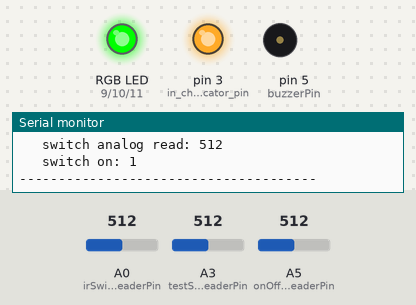
Bench run of a sketch on a simulated Arduino Uno, built with avr-gcc and run on an emulated ATmega328P. Shown: an RGB LED mixed from three pins (HIGH = lit), output pins drawn as LEDs (lit = HIGH), buzzer (waves = sounding), the last lines printed to the serial monitor. Inputs (shaded band) come from the test bench; at power-on: A3 (testSwitchReaderPin) = 512, A0 (irSwitchReaderPin) = 512, A5 (onOffSwitchReaderPin) = 512. Dim RGB values are drawn brighter than linear.

Above: at 1.2 s.
1.3 s: A3 (testSwitchReaderPin) set to 481
At 4.1 s:
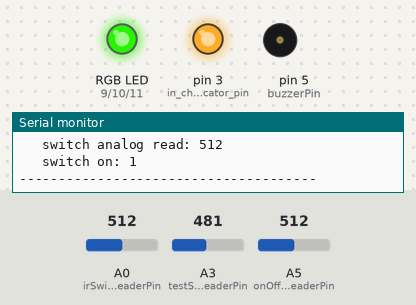
4.4 s: A0 (irSwitchReaderPin) set to 111
7.5 s: A0 (irSwitchReaderPin) set to 90
At 10.5 s:
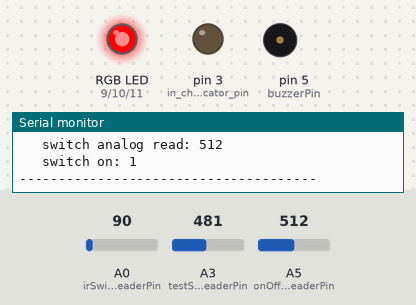
10.6 s: A5 (onOffSwitchReaderPin) set to 490
At 11.9 s:
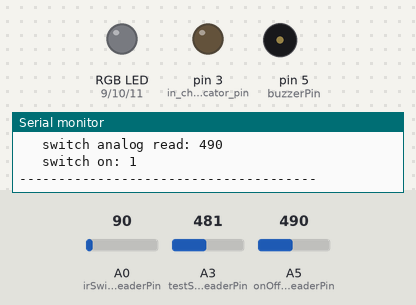
12.8 s: A5 (onOffSwitchReaderPin) set to 518
At 14.4 s:
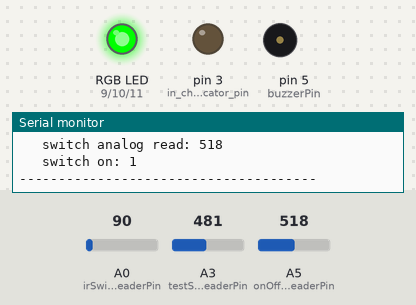
15.4 s: A0 (irSwitchReaderPin) set to 110
At 19.9 s:
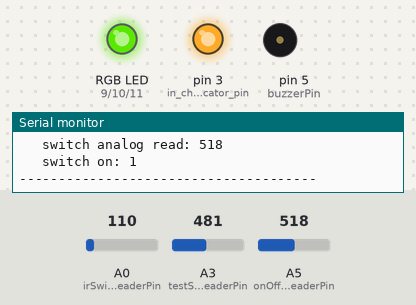
Timing chart, 0 to 26.3 s (numbered marks = the images above; inputs shaded):
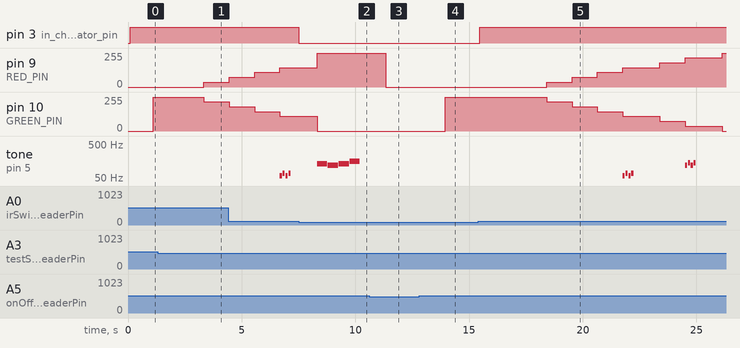

Measured:
- the behaviour switches between 101 and 100 on A0 (irSwitchReaderPin) (found by bisection; images 1 and 2)
- the behaviour switches between 500 and 501 on A5 (onOffSwitchReaderPin) (found by bisection; images 3 and 4)
- after the input at 1.3 s, pin 9 (RED_PIN): 0/255 → 36/255 after 2.0 s; pin 10 (GREEN_PIN): 255/255 → 219/255 after 2.0 s
- after the input at 7.5 s, pin 3 (in_chair_indicator_pin): HIGH → LOW at once
- after the input at 10.6 s, pin 11 (BLUE_PIN): stays LOW (without the input it goes to HIGH after 0.75 s)
- after the input at 12.8 s, pin 10 (GREEN_PIN): 0/255 → 255/255 after 1.2 s
- after the input at 15.4 s, pin 3 (in_chair_indicator_pin): LOW → HIGH after 0.07 s; pin 9 (RED_PIN): moves from 0/255 to 255/255 over 7.7 s, starting after 3.0 s
- by itself, tone on pin 5 (buzzerPin): plays 131 Hz for 0.45 s, 117 Hz for 0.45 s, 131 Hz for 0.45 s, 156 Hz for 0.45 s

The sketch:

chair_game.ino
```cpp
const int irSwitchReaderPin = 0,
          onOffSwitchReaderPin = 5,
          testSwitchReaderPin = 3,
          in_chair_indicator_pin = 3,
          RED_PIN = 9,
          GREEN_PIN = 10,
          BLUE_PIN = 11,
          buzzerPin = 5;

//https://github.com/hparra/ruby-serialport/
// CONSTANTS FOR TESTING
const int work_test_length = 4,
          limbo_test_length = 6,
          break_test_length = 4,
          long_break_test_length = 8,
          long_break_test_every_x_breaks = 3;

// CONSTANTS FOR REAL LIFE
const int irl_work_length = 24*60,
          irl_limbo_length = 3*60,
          irl_break_length = 5*60,
          irl_long_break_length = 30*60,
          irl_long_break_every_x_breaks = 4;

// ACTUAL VALUES
int work_length = irl_work_length,
    limbo_length = irl_limbo_length,
    break_length = irl_break_length,
    long_break_length = irl_long_break_length,
    long_break_every_x_breaks = irl_long_break_every_x_breaks;

enum modes_t {WORK_MODE, LIMBO_MODE, BREAK_MODE, LONG_BREAK_MODE};
modes_t mode = WORK_MODE;


int irSwitchReading,
    testSwitchReading,
    high = 0,
    low = 1023,
    work_time_elapsed = 0,
    limbo_time_elapsed = 0,
    break_time_elapsed = 0,
    work_time_completed_since_last_long_break = 0;

boolean in_chair,
        on_off_switch_is_on,
        test_switch_mode,
        test_mode = false,
        in_chair_at_last_check = false,
        one_third_limbo_buzzer_played = false,
        two_thirds_limbo_buzzer_played = false;


void setup()
{
  pinMode(in_chair_indicator_pin, OUTPUT);
  pinMode(RED_PIN, OUTPUT);
  pinMode(GREEN_PIN, OUTPUT);
  pinMode(BLUE_PIN, OUTPUT);
  pinMode(buzzerPin, OUTPUT);
  restBuzzer(buzzerPin);

  Serial.begin(9600);
}

void loop()
{
  on_off_switch_check();

  if(on_off_switch_is_on){
    active_loop();
  }else{
    inactive_loop();
  }
}

    void on_off_switch_check(){
      on_off_switch_is_on = analogRead(onOffSwitchReaderPin) > 500;
    }

    void inactive_loop(){
      turn_off_lights();
      reset_all_timers_and_values();
      delay(100);
    }

        void reset_all_timers_and_values(){
          one_third_limbo_buzzer_played = false;
          two_thirds_limbo_buzzer_played = false;
          work_time_elapsed = 0;
          limbo_time_elapsed = 0;
          break_time_elapsed = 0;
          work_time_completed_since_last_long_break = 0;
          mode = WORK_MODE;
        }

        void turn_off_lights(){
          analogWrite(in_chair_indicator_pin, high);
          analogWrite(RED_PIN, high);
          analogWrite(GREEN_PIN, high);
          analogWrite(BLUE_PIN, high);
        }

    void active_loop(){
      test_switch_check();
      monitor_chair_for_one_second();
      print_status();

      execute_ticklist();

      advance_appropriate_timer();
    }

        void test_switch_check(){

          if(test_mode != test_switch_mode){
            test_mode = test_switch_mode;
            set_timing_variables();
            reset_all_timers_and_values();
          }
        }

        void set_timing_variables(){
          if(test_mode){
            work_length = work_test_length;
            limbo_length = limbo_test_length;
            break_length = break_test_length;
            long_break_length = long_break_test_length;
            long_break_every_x_breaks = long_break_test_every_x_breaks;

          }else{
            work_length = irl_work_length;
            limbo_length = irl_limbo_length;
            break_length = irl_break_length;
            long_break_length = irl_long_break_length;
            long_break_every_x_breaks = irl_long_break_every_x_breaks;
          }
        }

        void monitor_chair_for_one_second()
        {
          for (int i = 0; i < 10; i++)
          {
            delay(100);
            irSwitchReading = analogRead(irSwitchReaderPin);
            in_chair = irSwitchReading > 100;
            set_chair_indicator_led();

            testSwitchReading = analogRead(testSwitchReaderPin);
            test_switch_mode = testSwitchReading < 500;
            test_switch_check();
          }
        }

            void set_chair_indicator_led()
            {
              if(in_chair)
              {
                analogWrite(in_chair_indicator_pin, low);
              }
              else
              {
                analogWrite(in_chair_indicator_pin, high);
              }
            }

        void print_status()
        {
          Serial.print("   IR switch reading: ");
          Serial.print(irSwitchReading);
          Serial.print("   test switch reading: ");
          Serial.print(analogRead(testSwitchReaderPin) > 500);
          Serial.print("   work: ");
          Serial.print(work_time_elapsed);
          Serial.print("   break: ");
          Serial.print(break_time_elapsed);
          Serial.print("   long: ");
          Serial.println(work_time_completed_since_last_long_break);
          Serial.print("   switch analog read: ");
          Serial.println(analogRead(onOffSwitchReaderPin));
          Serial.print("   switch on: ");
          Serial.println(on_off_switch_is_on);

          Serial.println();
          Serial.println("--------------------------------------");
          Serial.println();

        }

        void execute_ticklist()
        {
          switch(mode)
          {
            case WORK_MODE: execute_work_mode_ticklist(); break;
            case LIMBO_MODE: execute_limbo_mode_ticklist(); break;
            case BREAK_MODE: execute_break_mode_ticklist(); break;
            case LONG_BREAK_MODE: execute_long_break_mode_ticklist(); break;
            defaul : break;
          }
        }

        void advance_appropriate_timer()
        {
          if(in_chair)
          {
            if(in_chair && in_chair_at_last_check)
            {
              break_time_elapsed = 0;

              if(mode == LIMBO_MODE){
                limbo_time_elapsed = limbo_time_elapsed + 1;
              }
              else
              {
                work_time_elapsed = work_time_elapsed + 1;
              }
            }

            in_chair_at_last_check = true;
          }
          else
          {
            break_time_elapsed = break_time_elapsed + 1;
            perform_break_time_checks();

            in_chair_at_last_check = false;
          }
        }

            void perform_break_time_checks()
            {
              if(break_time_elapsed > work_time_elapsed){
                work_time_completed_since_last_long_break += work_time_elapsed;
                work_time_elapsed = 0;
              }

              if(break_time_elapsed == break_length){
                work_time_completed_since_last_long_break += work_time_elapsed;
                work_time_elapsed = 0;
              }

              if(break_time_elapsed >= long_break_length){
                work_time_completed_since_last_long_break = 0;
                work_time_elapsed = 0;
              }
            }
```

break_modes.ino
```cpp
void execute_break_mode_ticklist()
{
  shade_red_to_blue_fade(break_time_elapsed, break_length);

  if(break_time_elapsed >= break_length){
    change_to_work_mode();
  }
}

void execute_long_break_mode_ticklist()
{
  shade_red_to_blue_fade(break_time_elapsed, long_break_length);

  if(break_time_elapsed >= long_break_length){
    change_to_work_mode();
  }
}

    void change_to_work_mode()
    {
      reset_timers();
      mode = WORK_MODE;
      shade_green_to_red_fade();
      play_victory(buzzerPin);
    }

    void shade_green_to_red_fade()
    {
      int redIntensity, blueIntensity = 0, greenIntensity, normalized_fade_completion;

      normalized_fade_completion = map(work_time_elapsed + limbo_time_elapsed, 0, work_length + (limbo_length/2), 0, 255);
      normalized_fade_completion = constrain(normalized_fade_completion, 0, 255);

      redIntensity = normalized_fade_completion;
      greenIntensity = 255 - normalized_fade_completion;

      write_to_color_led(redIntensity, greenIntensity, blueIntensity);
    }

    void shade_red_to_blue_fade(int fade_completion, int fade_length)
    {
      int redIntensity, blueIntensity, greenIntensity = 0, normalized_fade_completion;

      normalized_fade_completion = map(fade_completion, 0, fade_length, 0, 255);
      normalized_fade_completion = constrain(normalized_fade_completion, 0, 255);

      blueIntensity = normalized_fade_completion;
      redIntensity = 255 - normalized_fade_completion;

      write_to_color_led(redIntensity, greenIntensity, blueIntensity);
    }

        void write_to_color_led(int redIntensity, int greenIntensity, int blueIntensity)
        {
          analogWrite(RED_PIN, redIntensity);
          analogWrite(BLUE_PIN, blueIntensity);
          analogWrite(GREEN_PIN, greenIntensity);
        }
```

limbo_mode.ino
```cpp
void execute_limbo_mode_ticklist()
{
  shade_green_to_red_fade();

  if(limbo_time_elapsed >= limbo_length/3 && one_third_limbo_buzzer_played == false)
  {
    trigger_limbo_alarm(2);
  }

  else if(limbo_time_elapsed >= limbo_length*2/3 && two_thirds_limbo_buzzer_played == false)
  {
    trigger_limbo_alarm(3);
  }

  else if(limbo_time_elapsed >= limbo_length || in_chair == false)
  {
    if(work_time_completed_since_last_long_break >= work_length * long_break_every_x_breaks)
    {
      work_time_completed_since_last_long_break = 0;
      start_long_break();
    }
    else
    {
      start_regular_break();
    }
  }
}

    void trigger_limbo_alarm(int alarm_number)
    {
      switch(alarm_number)
      {
        case 1:
          play_limbo_level_one(buzzerPin);
          play_limbo_level_one(buzzerPin);
          break;
        case 2:
          play_limbo_level_two(buzzerPin);
          play_limbo_level_two(buzzerPin);
          one_third_limbo_buzzer_played = true;
          break;
        case 3:
          play_limbo_level_three(buzzerPin);
          play_limbo_level_three(buzzerPin);
          two_thirds_limbo_buzzer_played = true;
          break;
        defaul : break;
      }
    }

    void start_regular_break()
    {
      work_time_completed_since_last_long_break += work_time_elapsed;
      reset_timers();
      mode = BREAK_MODE;
      shade_red_to_blue_fade(break_time_elapsed, break_length);
      play_monster_battle_ascension(buzzerPin);
    }

    void start_long_break()
    {
      reset_timers();
      mode = LONG_BREAK_MODE;
      shade_red_to_blue_fade(break_time_elapsed, long_break_length);
      play_boss_battle(buzzerPin);
    }

        void reset_timers()
        {
          work_time_elapsed = 0;
          limbo_time_elapsed = 0;
          break_time_elapsed = 0;
        }
```

note_constants.ino
```cpp
/*
This sketch uses the buzzer to play songs.
The Arduino's tone() command will play notes of a given frequency.
We'll provide a function that takes in note characters (a-g),
and returns the corresponding frequency from this table:

  note  frequency
  c     262 Hz
  d     294 Hz
  e     330 Hz
  f     349 Hz
  g     392 Hz
  a     440 Hz
  b     494 Hz
  C     523 Hz

For more information, see http://arduino.cc/en/Tutorial/Tone
*/

#define REST      0
#define NOTE_B0  31
#define NOTE_C1  33
#define NOTE_CS1 35
#define NOTE_D1  37
#define NOTE_DS1 39
#define NOTE_E1  41
#define NOTE_F1  44
#define NOTE_FS1 46
#define NOTE_G1  49
#define NOTE_GS1 52
#define NOTE_A1  55
#define NOTE_AS1 58
#define NOTE_B1  62
#define NOTE_C2  65
#define NOTE_CS2 69
#define NOTE_D2  73
#define NOTE_DS2 78
#define NOTE_E2  82
#define NOTE_F2  87
#define NOTE_FS2 93
#define NOTE_G2  98
#define NOTE_GS2 104
#define NOTE_A2  110
#define NOTE_AS2 117
#define NOTE_B2  123
#define NOTE_C3  131
#define NOTE_CS3 139
#define NOTE_D3  147
#define NOTE_DS3 156
#define NOTE_E3  165
#define NOTE_F3  175
#define NOTE_FS3 185
#define NOTE_G3  196
#define NOTE_GS3 208
#define NOTE_A3  220
#define NOTE_AS3 233
#define NOTE_B3  247
#define NOTE_C4  262
#define NOTE_CS4 277
#define NOTE_D4  294
#define NOTE_DS4 311
#define NOTE_E4  330
#define NOTE_F4  349
#define NOTE_FS4 370
#define NOTE_G4  392
#define NOTE_GS4 415
#define NOTE_A4  440
#define NOTE_AS4 466
#define NOTE_B4  494
#define NOTE_C5  523
#define NOTE_CS5 554
#define NOTE_D5  587
#define NOTE_DS5 622
#define NOTE_E5  659
#define NOTE_F5  698
#define NOTE_FS5 740
#define NOTE_G5  784
#define NOTE_GS5 831
#define NOTE_A5  880
#define NOTE_AS5 932
#define NOTE_B5  988
#define NOTE_C6  1047
#define NOTE_CS6 1109
#define NOTE_D6  1175
#define NOTE_DS6 1245
#define NOTE_E6  1319
#define NOTE_F6  1397
#define NOTE_FS6 1480
#define NOTE_G6  1568
#define NOTE_GS6 1661
#define NOTE_A6  1760
#define NOTE_AS6 1865
#define NOTE_B6  1976
#define NOTE_C7  2093
#define NOTE_CS7 2217
#define NOTE_D7  2349
#define NOTE_DS7 2489
#define NOTE_E7  2637
#define NOTE_F7  2794
#define NOTE_FS7 2960
#define NOTE_G7  3136
#define NOTE_GS7 3322
#define NOTE_A7  3520
#define NOTE_AS7 3729
#define NOTE_B7  3951
#define NOTE_C8  4186
#define NOTE_CS8 4435
#define NOTE_D8  4699
#define NOTE_DS8 4978
```

songs.ino
```cpp
// http://www.rpgamer.com/games/ff/ff7/ff7mid.html


void restBuzzer(int buzzer)
{
  tone(buzzer, REST, 24*60*60*1000); // REST FOR MAX OF ONE DAY
}

double play_victory(int buzzer)
{
   int notes[] = {
    NOTE_C6, NOTE_C6, NOTE_C6,
    NOTE_C6,
    NOTE_GS5,
    NOTE_AS5,
    NOTE_C6, REST, NOTE_AS5,
    NOTE_C6
   };

  double beats[] = {0.333,0.333,0.333,1,1,1,0.333,0.333,0.333,2};
  double tempo = 370;
  int note_count = 10;

  return playSong(buzzer, notes, beats, tempo, note_count);
}

double play_limbo_level_one(int buzzer)
{
  int note_count = 2;
  int notes[] = { NOTE_AS1, NOTE_CS2 };
  double beats[] = {0.25,0.25};
  double tempo = 370;

  return playSong(buzzer, notes, beats, tempo, note_count);
}
double play_limbo_level_two(int buzzer)
{
  int note_count = 2;
  int notes[] = { NOTE_AS2, NOTE_CS3 };
  double beats[] = {0.25,0.25};
  double tempo = 370;

  return playSong(buzzer, notes, beats, tempo, note_count);
}
double play_limbo_level_three(int buzzer)
{
  int note_count = 2;
  int notes[] = { NOTE_AS3, NOTE_CS4 };
  double beats[] = {0.25,0.25};
  double tempo = 370;

  return playSong(buzzer, notes, beats, tempo, note_count);
}

double play_monster_battle(int buzzer)
{
   int notes[] = {
    NOTE_F5, NOTE_F5,
    NOTE_F5, NOTE_F5,
    NOTE_F5, NOTE_F5,
    NOTE_F5, NOTE_F5//,
    // NOTE_F5, NOTE_F5,
    // NOTE_C5, NOTE_DS5,
    // NOTE_FS5, NOTE_F5,
    // NOTE_DS5, NOTE_FS5,
    // NOTE_F5, NOTE_F5,
    // NOTE_F5, NOTE_F5,
    // NOTE_F5, NOTE_F5,
    // NOTE_F5, NOTE_F5,
    // NOTE_F5, NOTE_F5,
    // NOTE_DS5,
    // NOTE_DS5,
    // NOTE_DS5,
    // NOTE_F5
   };

  double beats[] = {
    0.5,0.5,0.5,0.5,0.5,0.5,0.5,0.5//,
    // 0.5,0.5,0.5,0.5,0.5,0.5,0.5,0.5,
    // 0.5,0.5,0.5,0.5,0.5,0.5,0.5,0.5,
    // 0.5,0.5,1,1,1,
    // 4
  };
  double tempo = 250;
  int note_count = 8;

  return playSong(buzzer, notes, beats, tempo, note_count);
}

double play_boss_battle(int buzzer)
{
   int notes[] = {
    NOTE_A2, NOTE_A2, NOTE_A2, NOTE_C3,
    NOTE_A2, NOTE_A2, NOTE_A2, NOTE_D3,
    NOTE_A2, NOTE_A2, NOTE_A2, NOTE_DS3,
    NOTE_D3, NOTE_C3, NOTE_D3, NOTE_C3,
    NOTE_B2, NOTE_C3, NOTE_B2,

    NOTE_A2, NOTE_A2, NOTE_A2, NOTE_C3,
    NOTE_A2, NOTE_A2, NOTE_A2, NOTE_D3,
    NOTE_A2, NOTE_A2, NOTE_A2, NOTE_DS3,
    NOTE_D3, NOTE_C3, NOTE_D3, NOTE_C3,
    NOTE_B2, NOTE_C3, NOTE_B2,

    NOTE_C3, NOTE_C3, NOTE_C3, NOTE_DS3,
    NOTE_C3, NOTE_C3, NOTE_C3, NOTE_F3,
    NOTE_C3, NOTE_C3, NOTE_C3, NOTE_FS3,
    NOTE_F3, NOTE_DS3, NOTE_F3, NOTE_DS3,
    NOTE_D3, NOTE_DS3, NOTE_D3,

    NOTE_C3, NOTE_C3, NOTE_C3, NOTE_DS3,
    NOTE_C3, NOTE_C3, NOTE_C3, NOTE_F3,
    NOTE_C3, NOTE_C3, NOTE_C3, NOTE_FS3,
    NOTE_F3, NOTE_DS3, NOTE_F3, NOTE_DS3,
    NOTE_D3, NOTE_DS3, NOTE_D3//,

    // NOTE_C5
    // , NOTE_D5, NOTE_D5, NOTE_D5,
    // NOTE_C5, NOTE_D5, NOTE_D5, NOTE_D5
    // NOTE_DS5, NOTE_F5, NOTE_F5, NOTE_F5,
    // NOTE_DS5, NOTE_F5, NOTE_F5, NOTE_F5,
    // NOTE_A5
   };

  double beats[] = {
    0.33,0.33,0.33,1,
    0.33,0.33,0.33,1,
    0.33,0.33,0.33,0.33,
    0.33,0.33,0.33,0.33,
    0.33,1,0.33,
    0.33,0.33,0.33,1,
    0.33,0.33,0.33,1,
    0.33,0.33,0.33,0.33,
    0.33,0.33,0.33,0.33,
    0.33,1,0.33,

    0.33,0.33,0.33,1,
    0.33,0.33,0.33,1,
    0.33,0.33,0.33,0.33,
    0.33,0.33,0.33,0.33,
    0.33,1,0.33,
    0.33,0.33,0.33,1,
    0.33,0.33,0.33,1,
    0.33,0.33,0.33,0.33,
    0.33,0.33,0.33,0.33,
    0.33,1,0.33,

    //8
    // ,1,1,1,
    // 5,1,1,1
    // 4,1,1,1,
    // 4,1,1,1,
    // 4
  };
  double tempo = 250;
  int note_count = 76;

  return playSong(buzzer, notes, beats, tempo, note_count);
}


double play_monster_battle_ascension(int buzzer)
{
   int notes[] = {
    NOTE_C3, NOTE_AS2, NOTE_C3,
    NOTE_DS3//, NOTE_F3, NOTE_G3,
    // NOTE_GS3, NOTE_G3, NOTE_GS3,
    // NOTE_AS3, NOTE_C3, NOTE_DS3,
    // NOTE_F3, NOTE_G3, NOTE_GS3,
    // NOTE_AS3, NOTE_C4, NOTE_C4,
    // NOTE_F4
   };

  double beats[] = {
    1.5,1.5,1.5,
    1.5//,1,1,
    // 1.5,1.5,1.5,
    // 1.5,1,1,
    // 1.5,1.5,1.5,
    // 1.5,1,1,2
  };
  double tempo = 300;
  int note_count = 4;

  return playSong(buzzer, notes, beats, tempo, note_count);
}

    double playSong(int buzzer, int notes[], double beats[], int tempo, int note_count){
      int i;
      double duration, total_duration = 0;

      for (i = 0; i < note_count; i++) // step through the song arrays
      {
        duration = beats[i] * tempo;  // length of note/rest in ms
        total_duration = total_duration + duration;

        if (notes[i] == REST)          // is this a rest?
        {
          delay(duration);            // then pause for a moment
        }
        else                          // otherwise, play the note
        {
          tone(buzzer, notes[i], duration);
          delay(duration);            // wait for tone to finish
        }
        delay(tempo/10);              // brief pause between notes
      }

      restBuzzer(buzzer);

      return total_duration;
    }
```

work_mode.ino
```cpp
void execute_work_mode_ticklist()
{
  shade_green_to_red_fade();

  if(work_time_elapsed >= work_length){
    change_to_limbo_mode();
  }
}

    void change_to_limbo_mode()
    {
      mode = LIMBO_MODE;
      shade_green_to_red_fade();
      one_third_limbo_buzzer_played = false;
      two_thirds_limbo_buzzer_played = false;
      trigger_limbo_alarm(1);
    } 
```
